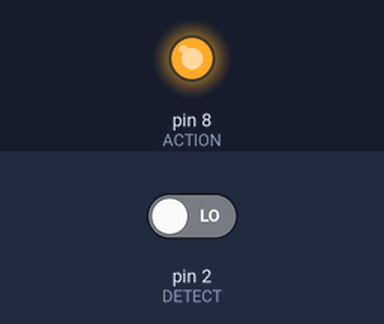
Bench run of a sketch on a simulated Arduino Uno, built with avr-gcc and run on an emulated ATmega328P. On the bench: output pins drawn as LEDs (lit = HIGH). Inputs (shaded band) come from the test bench; at power-on: pin 2 (DETECT) LOW.

Above: at 0.1 s.
Timing chart, 0 to 1.6 s (numbered marks = the images above):
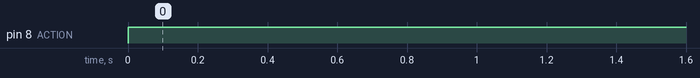

The sketch:

LaserTimer.ino
```cpp
#include <SoftwareSerial.h>

#define DETECT 2
#define ACTION 8

int txPin = 1;
int rxPin =0;

SoftwareSerial BlueToothConnect(rxPin,txPin);
void setup() {
  // put your setup code here, to run once:
  Serial.begin(9600);
  BlueToothConnect.begin(9600);
  pinMode(DETECT, INPUT);
  pinMode(ACTION,OUTPUT);


}

void loop() {
  // put your main code here, to run repeatedly:
  int detected = digitalRead(DETECT);

  digitalWrite(ACTION,HIGH);

  if(detected == HIGH)
    {
      digitalWrite(DETECT, HIGH);
      BlueToothConnect.write("A");
    }
   if(detected == LOW)
    {
      digitalWrite(DETECT, LOW);
      BlueToothConnect.write("s");

    }

  delay(200);
}
```

Measured:
- by itself, pin 8 (ACTION): LOW → HIGH at 0.00 s
